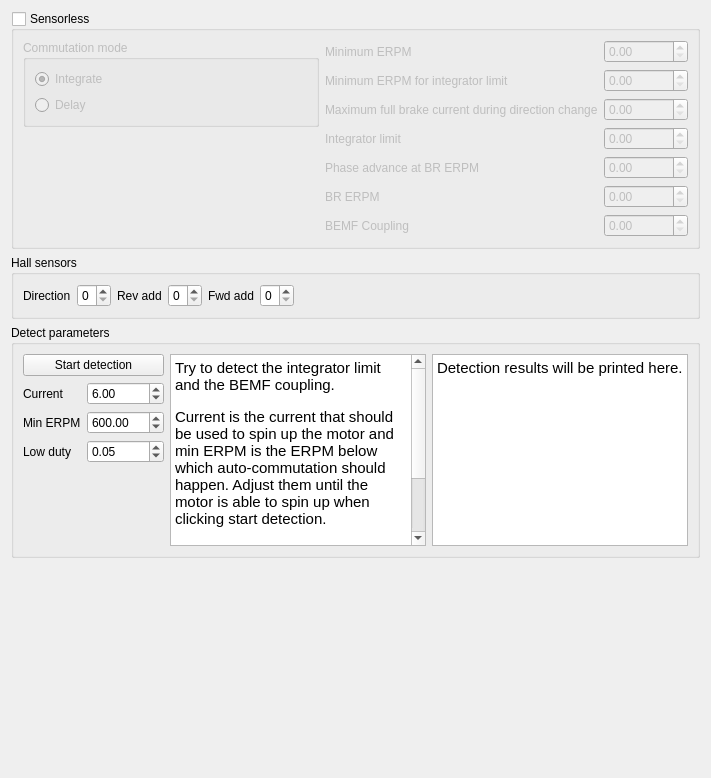
            <widget class="QWidget" name="tab_13">
             <attribute name="title">
              <string>Sensor(less)</string>
             </attribute>
             <layout class="QVBoxLayout" name="verticalLayout_27">
              <item>
               <widget class="QGroupBox" name="mcconfSlBox">
                <property name="sizePolicy">
                 <sizepolicy hsizetype="Preferred" vsizetype="Fixed">
                  <horstretch>0</horstretch>
                  <verstretch>0</verstretch>
                 </sizepolicy>
                </property>
                <property name="title">
                 <string>Sensorless</string>
                </property>
                <property name="checkable">
                 <bool>true</bool>
                </property>
                <property name="checked">
                 <bool>false</bool>
                </property>
                <layout class="QHBoxLayout" name="horizontalLayout_21">
                 <item>
                  <layout class="QVBoxLayout" name="verticalLayout_23">
                   <item>
                    <widget class="QGroupBox" name="groupBox_16">
                     <property name="title">
                      <string>Commutation mode</string>
                     </property>
                     <property name="checkable">
                      <bool>false</bool>
                     </property>
                     <layout class="QVBoxLayout" name="verticalLayout_30">
                      <item>
                       <widget class="QRadioButton" name="mcconfCommIntButton">
                        <property name="text">
                         <string>Integrate</string>
                        </property>
                        <property name="checked">
                         <bool>true</bool>
                        </property>
                       </widget>
                      </item>
                      <item>
                       <widget class="QRadioButton" name="mcconfCommDelayButton">
                        <property name="text">
                         <string>Delay</string>
                        </property>
                       </widget>
                      </item>
                     </layout>
                    </widget>
                   </item>
                   <item>
                    <spacer name="verticalSpacer_9">
                     <property name="orientation">
                      <enum>Qt::Vertical</enum>
                     </property>
                     <property name="sizeHint" stdset="0">
                      <size>
                       <width>20</width>
                       <height>40</height>
                      </size>
                     </property>
                    </spacer>
                   </item>
                  </layout>
                 </item>
                 <item>
                  <layout class="QGridLayout" name="gridLayout_12">
                   <item row="5" column="1">
                    <widget class="QDoubleSpinBox" name="mcconfSlBrErpmBox">
                     <property name="maximum">
                      <double>200000.000000000000000</double>
                     </property>
                     <property name="singleStep">
                      <double>100.000000000000000</double>
                     </property>
                    </widget>
                   </item>
                   <item row="0" column="1">
                    <widget class="QDoubleSpinBox" name="mcconfSlMinErpmBox">
                     <property name="maximum">
                      <double>100000.000000000000000</double>
                     </property>
                     <property name="singleStep">
                      <double>10.000000000000000</double>
                     </property>
                    </widget>
                   </item>
                   <item row="0" column="0">
                    <widget class="QLabel" name="label_26">
                     <property name="toolTip">
                      <string>&lt;html&gt;&lt;head/&gt;&lt;body&gt;&lt;p&gt;Important for startup&lt;/p&gt;&lt;/body&gt;&lt;/html&gt;</string>
                     </property>
                     <property name="text">
                      <string>Minimum ERPM</string>
                     </property>
                    </widget>
                   </item>
                   <item row="6" column="0">
                    <widget class="QLabel" name="label_41">
                     <property name="toolTip">
                      <string>&lt;html&gt;&lt;head/&gt;&lt;body&gt;&lt;p&gt;Important. The detection function below can be used to determine this parameter.&lt;/p&gt;&lt;/body&gt;&lt;/html&gt;</string>
                     </property>
                     <property name="text">
                      <string>BEMF Coupling</string>
                     </property>
                    </widget>
                   </item>
                   <item row="3" column="0">
                    <widget class="QLabel" name="label_28">
                     <property name="toolTip">
                      <string>&lt;html&gt;&lt;head/&gt;&lt;body&gt;&lt;p&gt;Important. The detection function below can be used to determine this parameter.&lt;/p&gt;&lt;/body&gt;&lt;/html&gt;</string>
                     </property>
                     <property name="text">
                      <string>Integrator limit</string>
                     </property>
                    </widget>
                   </item>
                   <item row="3" column="1">
                    <widget class="QDoubleSpinBox" name="mcconfSlIntLimBox">
                     <property name="maximum">
                      <double>10000.000000000000000</double>
                     </property>
                     <property name="singleStep">
                      <double>1.000000000000000</double>
                     </property>
                    </widget>
                   </item>
                   <item row="1" column="1">
                    <widget class="QDoubleSpinBox" name="mcconfSlMinErpmIlBox">
                     <property name="maximum">
                      <double>10000.000000000000000</double>
                     </property>
                     <property name="singleStep">
                      <double>10.000000000000000</double>
                     </property>
                    </widget>
                   </item>
                   <item row="1" column="0">
                    <widget class="QLabel" name="label_27">
                     <property name="toolTip">
                      <string>&lt;html&gt;&lt;head/&gt;&lt;body&gt;&lt;p&gt;Important for startup&lt;/p&gt;&lt;/body&gt;&lt;/html&gt;</string>
                     </property>
                     <property name="text">
                      <string>Minimum ERPM for integrator limit</string>
                     </property>
                    </widget>
                   </item>
                   <item row="4" column="0">
                    <widget class="QLabel" name="label_29">
                     <property name="toolTip">
                      <string>&lt;html&gt;&lt;head/&gt;&lt;body&gt;&lt;p&gt;For phase advance, not so important&lt;/p&gt;&lt;/body&gt;&lt;/html&gt;</string>
                     </property>
                     <property name="text">
                      <string>Phase advance at BR ERPM</string>
                     </property>
                    </widget>
                   </item>
                   <item row="6" column="1">
                    <widget class="QDoubleSpinBox" name="mcconfSlBemfKBox">
                     <property name="maximum">
                      <double>5000.000000000000000</double>
                     </property>
                     <property name="singleStep">
                      <double>10.000000000000000</double>
                     </property>
                    </widget>
                   </item>
                   <item row="4" column="1">
                    <widget class="QDoubleSpinBox" name="mcconfSlIntLimScaleBrBox">
                     <property name="maximum">
                      <double>1.000000000000000</double>
                     </property>
                     <property name="singleStep">
                      <double>0.100000000000000</double>
                     </property>
                    </widget>
                   </item>
                   <item row="5" column="0">
                    <widget class="QLabel" name="label_30">
                     <property name="toolTip">
                      <string>&lt;html&gt;&lt;head/&gt;&lt;body&gt;&lt;p&gt;For phase advance, not so important&lt;/p&gt;&lt;/body&gt;&lt;/html&gt;</string>
                     </property>
                     <property name="text">
                      <string>BR ERPM</string>
                     </property>
                    </widget>
                   </item>
                   <item row="2" column="0">
                    <widget class="QLabel" name="label_61">
                     <property name="text">
                      <string>Maximum full brake current during direction change</string>
                     </property>
                    </widget>
                   </item>
                   <item row="2" column="1">
                    <widget class="QDoubleSpinBox" name="mcconfSlMaxFbCurrBox">
                     <property name="maximum">
                      <double>300.000000000000000</double>
                     </property>
                    </widget>
                   </item>
                  </layout>
                 </item>
                </layout>
               </widget>
              </item>
              <item>
               <widget class="QGroupBox" name="groupBox_12">
                <property name="title">
                 <string>Hall sensors</string>
                </property>
                <layout class="QVBoxLayout" name="verticalLayout_20">
                 <item>
                  <layout class="QHBoxLayout" name="horizontalLayout_22">
                   <item>
                    <widget class="QLabel" name="label_31">
                     <property name="text">
                      <string>Direction</string>
                     </property>
                    </widget>
                   </item>
                   <item>
                    <widget class="QSpinBox" name="mcconfHallDirBox">
                     <property name="maximum">
                      <number>1</number>
                     </property>
                    </widget>
                   </item>
                   <item>
                    <widget class="QLabel" name="label_32">
                     <property name="text">
                      <string>Rev add</string>
                     </property>
                    </widget>
                   </item>
                   <item>
                    <widget class="QSpinBox" name="mcconfHallRevAddBox">
                     <property name="maximum">
                      <number>5</number>
                     </property>
                    </widget>
                   </item>
                   <item>
                    <widget class="QLabel" name="label_33">
                     <property name="text">
                      <string>Fwd add</string>
                     </property>
                    </widget>
                   </item>
                   <item>
                    <widget class="QSpinBox" name="mcconfHallFwdAddBox">
                     <property name="maximum">
                      <number>5</number>
                     </property>
                    </widget>
                   </item>
                   <item>
                    <spacer name="horizontalSpacer_8">
                     <property name="orientation">
                      <enum>Qt::Horizontal</enum>
                     </property>
                     <property name="sizeHint" stdset="0">
                      <size>
                       <width>40</width>
                       <height>20</height>
                      </size>
                     </property>
                    </spacer>
                   </item>
                  </layout>
                 </item>
                </layout>
               </widget>
              </item>
              <item>
               <widget class="QGroupBox" name="groupBox_11">
                <property name="sizePolicy">
                 <sizepolicy hsizetype="Preferred" vsizetype="Preferred">
                  <horstretch>0</horstretch>
                  <verstretch>0</verstretch>
                 </sizepolicy>
                </property>
                <property name="title">
                 <string>Detect parameters</string>
                </property>
                <layout class="QHBoxLayout" name="horizontalLayout_25">
                 <item>
                  <layout class="QVBoxLayout" name="verticalLayout_26">
                   <item>
                    <widget class="QPushButton" name="mcconfDetectMotorParamButton">
                     <property name="text">
                      <string>Start detection</string>
                     </property>
                    </widget>
                   </item>
                   <item>
                    <layout class="QGridLayout" name="gridLayout_7">
                     <item row="0" column="0">
                      <widget class="QLabel" name="label_43">
                       <property name="text">
                        <string>Current</string>
                       </property>
                      </widget>
                     </item>
                     <item row="0" column="1">
                      <widget class="QDoubleSpinBox" name="mcconfDetectCurrentBox">
                       <property name="value">
                        <double>6.000000000000000</double>
                       </property>
                      </widget>
                     </item>
                     <item row="1" column="0">
                      <widget class="QLabel" name="label_44">
                       <property name="text">
                        <string>Min ERPM</string>
                       </property>
                      </widget>
                     </item>
                     <item row="1" column="1">
                      <widget class="QDoubleSpinBox" name="mcconfDetectErpmBox">
                       <property name="minimum">
                        <double>10.000000000000000</double>
                       </property>
                       <property name="maximum">
                        <double>10000.000000000000000</double>
                       </property>
                       <property name="singleStep">
                        <double>10.000000000000000</double>
                       </property>
                       <property name="value">
                        <double>600.000000000000000</double>
                       </property>
                      </widget>
                     </item>
                     <item row="2" column="0">
                      <widget class="QLabel" name="label_42">
                       <property name="toolTip">
                        <string>The duty cycle at which the BEMF coupling is measured. A value between 0.03 and 0.15 usually works.</string>
                       </property>
                       <property name="text">
                        <string>Low duty</string>
                       </property>
                      </widget>
                     </item>
                     <item row="2" column="1">
                      <widget class="QDoubleSpinBox" name="mcconfDetectLowDutyBox">
                       <property name="maximum">
                        <double>0.400000000000000</double>
                       </property>
                       <property name="singleStep">
                        <double>0.010000000000000</double>
                       </property>
                       <property name="value">
                        <double>0.050000000000000</double>
                       </property>
                      </widget>
                     </item>
                    </layout>
                   </item>
                   <item>
                    <spacer name="verticalSpacer_5">
                     <property name="orientation">
                      <enum>Qt::Vertical</enum>
                     </property>
                     <property name="sizeHint" stdset="0">
                      <size>
                       <width>20</width>
                       <height>40</height>
                      </size>
                     </property>
                    </spacer>
                   </item>
                  </layout>
                 </item>
                 <item>
                  <widget class="QTextBrowser" name="mcconfDetectBrowser">
                   <property name="html">
                    <string>&lt;!DOCTYPE HTML PUBLIC &quot;-//W3C//DTD HTML 4.0//EN&quot; &quot;http://www.w3.org/TR/REC-html40/strict.dtd&quot;&gt;
&lt;html&gt;&lt;head&gt;&lt;meta name=&quot;qrichtext&quot; content=&quot;1&quot; /&gt;&lt;style type=&quot;text/css&quot;&gt;
p, li { white-space: pre-wrap; }
&lt;/style&gt;&lt;/head&gt;&lt;body style=&quot; font-family:'Sans Serif'; font-size:9pt; font-weight:400; font-style:normal;&quot;&gt;
&lt;p style=&quot; margin-top:0px; margin-bottom:0px; margin-left:0px; margin-right:0px; -qt-block-indent:0; text-indent:0px;&quot;&gt;&lt;span style=&quot; font-family:'Ubuntu'; font-size:11pt;&quot;&gt;Try to detect the integrator limit and the BEMF coupling. &lt;/span&gt;&lt;/p&gt;
&lt;p style=&quot;-qt-paragraph-type:empty; margin-top:0px; margin-bottom:0px; margin-left:0px; margin-right:0px; -qt-block-indent:0; text-indent:0px;&quot;&gt;&lt;br /&gt;&lt;/p&gt;
&lt;p style=&quot; margin-top:0px; margin-bottom:0px; margin-left:0px; margin-right:0px; -qt-block-indent:0; text-indent:0px;&quot;&gt;&lt;span style=&quot; font-family:'Ubuntu'; font-size:11pt;&quot;&gt;Current is the current that should be used to spin up the motor and min ERPM is the ERPM below which auto-commutation should happen. Adjust them until the motor is able to spin up when clicking start detection.&lt;/span&gt;&lt;/p&gt;
&lt;p style=&quot;-qt-paragraph-type:empty; margin-top:0px; margin-bottom:0px; margin-left:0px; margin-right:0px; -qt-block-indent:0; text-indent:0px; font-family:'Ubuntu'; font-size:11pt;&quot;&gt;&lt;br /&gt;&lt;/p&gt;
&lt;p style=&quot; margin-top:0px; margin-bottom:0px; margin-left:0px; margin-right:0px; -qt-block-indent:0; text-indent:0px;&quot;&gt;&lt;span style=&quot; font-family:'Ubuntu'; font-size:11pt;&quot;&gt;Low duty is the duty cycle at which the BEMF coupling is measured. It should be kept as low as possible as long as the motor is able to run smoothly at it.&lt;/span&gt;&lt;/p&gt;&lt;/body&gt;&lt;/html&gt;</string>
                   </property>
                  </widget>
                 </item>
                 <item>
                  <widget class="QTextBrowser" name="mcconfDetectResultBrowser">
                   <property name="html">
                    <string>&lt;!DOCTYPE HTML PUBLIC &quot;-//W3C//DTD HTML 4.0//EN&quot; &quot;http://www.w3.org/TR/REC-html40/strict.dtd&quot;&gt;
&lt;html&gt;&lt;head&gt;&lt;meta name=&quot;qrichtext&quot; content=&quot;1&quot; /&gt;&lt;style type=&quot;text/css&quot;&gt;
p, li { white-space: pre-wrap; }
&lt;/style&gt;&lt;/head&gt;&lt;body style=&quot; font-family:'Sans Serif'; font-size:9pt; font-weight:400; font-style:normal;&quot;&gt;
&lt;p style=&quot; margin-top:0px; margin-bottom:0px; margin-left:0px; margin-right:0px; -qt-block-indent:0; text-indent:0px;&quot;&gt;&lt;span style=&quot; font-family:'Ubuntu'; font-size:11pt;&quot;&gt;Detection results will be printed here.&lt;/span&gt;&lt;/p&gt;&lt;/body&gt;&lt;/html&gt;</string>
                   </property>
                  </widget>
                 </item>
                </layout>
               </widget>
              </item>
              <item>
               <spacer name="verticalSpacer_7">
                <property name="orientation">
                 <enum>Qt::Vertical</enum>
                </property>
                <property name="sizeHint" stdset="0">
                 <size>
                  <width>20</width>
                  <height>209</height>
                 </size>
                </property>
               </spacer>
              </item>
             </layout>
            </widget>
